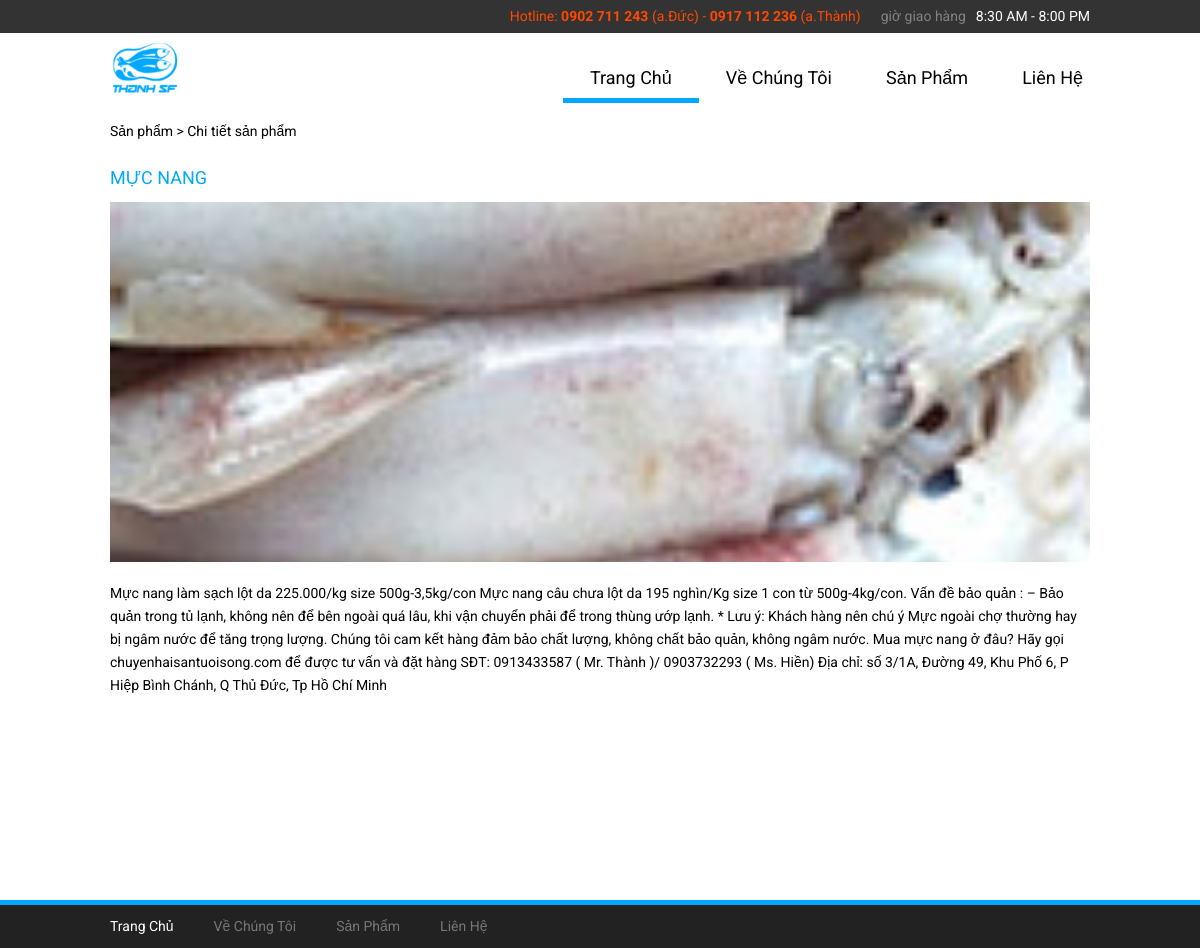
The app's page /product-detail.php?proCode=MU168893040 with its own data.
### tables this page shows
CREATE TABLE IF NOT EXISTS `products` (
  `pro_id` int(32) NOT NULL AUTO_INCREMENT,
  `pro_code` varchar(32) NOT NULL,
  `pro_name` varchar(32) NOT NULL,
  `pro_image` varchar(1024) NOT NULL,
  `pro_brand` varchar(32) NOT NULL,
  `pro_amount` int(32) NOT NULL,
  `pro_detail` varchar(1024) NOT NULL,
  `pro_writer` varchar(32) NOT NULL,
  `pro_insert_date` varchar(32) NOT NULL,
  `pro_expired` varchar(32) NOT NULL,
  `pro_rate` int(32) NOT NULL,
  `pro_price` int(32) NOT NULL,
  `pro_saleoff` int(32) NOT NULL,
  `pro_price_total` int(32) NOT NULL,
  `pro_type` int(11) NOT NULL DEFAULT '0',
  PRIMARY KEY (`pro_id`)
);

### includes/product.php (the view, shortened to what this page needs)
<?php
function pro_detail($pro_path_img_slider,$pro_file_img){
    $pro_code = $_REQUEST['proCode'];
$pro_item = mysql_query("SELECT * FROM products WHERE pro_code = '$pro_code'");
$row = mysql_fetch_assoc($pro_item);
echo '<div class="title">
                            <h4>' . $row["pro_name"] . '</h4></div>
                        <div class="image"><img src="'.$pro_path_img_slider.$row["pro_image"].'"></div>
                        <div>
                            <p>
                                ' . $row["pro_detail"] . '
                            </p>
                        </div>';
}
?>

### css/admin.css (style rules this page uses)
* { margin:0;padding:0;-webkit-box-sizing:border-box;-moz-box-sizing:border-box;-ms-box-sizing:border-box;-o-box-sizing:border-box;box-sizing:border-box;font-family:Roboto,sans-serif }
body { height:100%;user-select:none }
img { line-height:0;display:block }
h4 { font-size:18px;line-height:29px;font-weight:400 }
body { font-size:14px;line-height:23px;font-weight:400;background-color:#fff }
body.home-page { background-image:url(../images/bg-company-info.jpg);background-repeat:no-repeat;background-size:cover;background-position:center;background-attachment:fixed }
.container.detail-product .content .image { position:relative;width:100%;height:360px;overflow:hidden;margin-bottom:20px }
.container.detail-product .content .image img { position:relative;top:-150px;width:100% }
.wrapper .container .title { margin-bottom:10px }
.wrapper .container .title h4 { text-transform:uppercase;color:#00a8ff }

### records on screen
products: pro_name "MỰC NANG", pro_image (picture), pro_detail "Mực nang làm sạch lột da 225.000/kg size 500g-3,5kg/con Mực nang câu chưa lột da 195 nghìn/Kg size 1 con từ 500g-4kg/con. Vấn đề bảo quản : – Bảo quản trong tủ lạnh, không nên để bên ngoài quá lâu, khi vận chuyển phải để trong thùng ướp lạnh. * Lưu ý: Khách hàng nên chú ý Mực ngoài chợ thường hay bị ngâm nước để tăng trọng lượng. Chúng tôi cam kết hàng đảm bảo chất lượng, không chất bảo quản, không ngâm nước. Mua mực nang ở đâu? Hãy gọi chuyenhaisantuoisong.com để được tư vấn và đặt hàng SĐT: 0913433587 ( Mr. Thành )/ 0903732293 ( Ms. Hiền) Địa chỉ: số 3/1A, Đường 49, Khu Phố 6, P Hiệp Bình Chánh, Q Thủ Đức, Tp Hồ Chí Minh"
